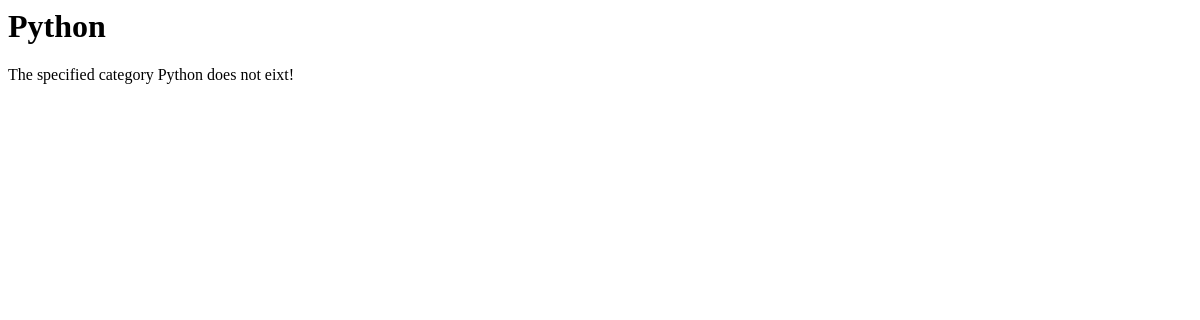
Page /rango/category/Python/ on the earlier database version.
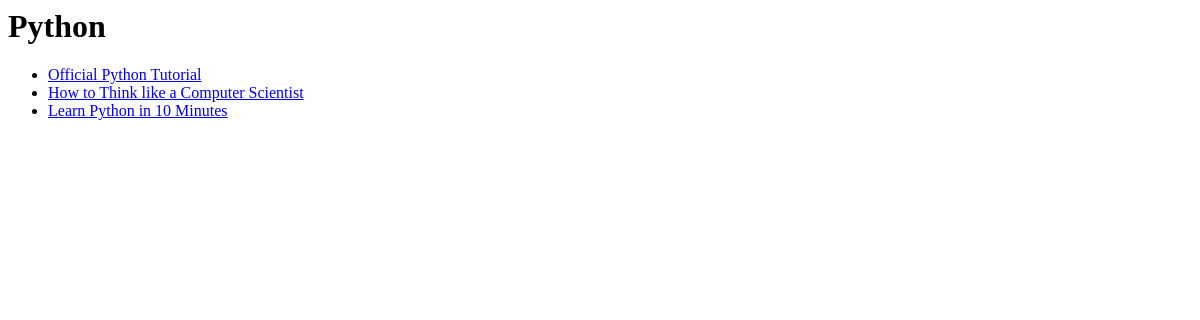
Same page on the later database version.
### rango/models.py (models this page shows, shortened)
class Category(models.Model):
	name = models.CharField(max_length=128, unique=True)
	views = models.IntegerField(default=0)
	likes = models.IntegerField(default=0)

class Page(models.Model):
	category = models.ForeignKey(Category)
	title = models.CharField(max_length=128)
	url = models.URLField()
	views = models.IntegerField(default=0)

### rango/views.py (the view)
# urls.py: url(r'^category/(?P<category_name_url>\w+)/$',views.category, name='category'),
def category(request, category_name_url):
    context = RequestContext(request)
    category_name = category_name_url.replace('_', ' ')
    context_dict = {'category_name': category_name}
    try:
        category = Category.objects.get(name=category_name)
        pages = Page.objects.filter(category=category)
        context_dict['pages'] = pages
        context_dict['category'] = category
    except Category.DoesNotExist:
        pass
    return render_to_response('rango/category.html', context_dict, context)

### templates/rango/category.html (shortened to what this page needs)
<html>
<head>
</head>
<body>
	<h1>{{ category_name }}</h1>
	{% if category %}
	    {% if pages %}
	    <ul>
	    	{% for page in pages %}
	    	<li><a href="{{ page.url }}">{{ page.title }}</a></li>
	    	{% endfor %}
	    </ul>
	    {% else %}
	    <strong>No pages currently in category. </strong>
	    {% endif %}
	{% else %}
	    The specified category {{ category_name }} does not eixt!
	{% endif %}
</body>
</html>

Differences in the rows shown:
added Category: name "Python"
added Page: title "Official Python Tutorial"
added Page: title "How to Think like a Computer Scientist"
added Page: title "Learn Python in 10 Minutes"
Other differences:
{{ category_name }}: "Python" → (not shown)
text no longer shown: "The specified category does not eixt!"
